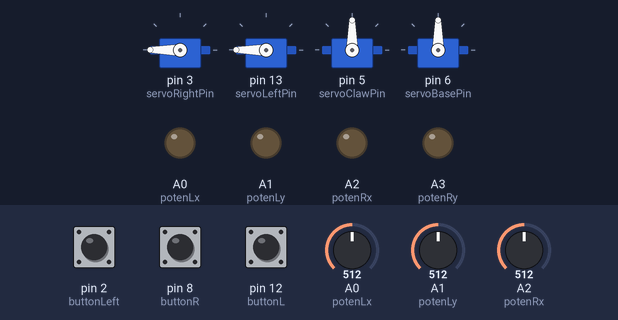
This sketch was run on a simulated Arduino Uno, built with avr-gcc and run on an emulated ATmega328P. Parts: 4 × servo, output pins drawn as LEDs (lit = HIGH). Inputs (shaded band) come from the test bench; at power-on: pin 8 (buttonR) LOW, pin 12 (buttonL) LOW, A0 (potenLx) = 512, A2 (potenRx) = 512, pin 2 (buttonLeft) LOW, A1 (potenLy) = 512.

Above: at 1.2 s.
1.3 s: pin 8 (buttonR) pulled HIGH for 1 s
At 1.7 s:
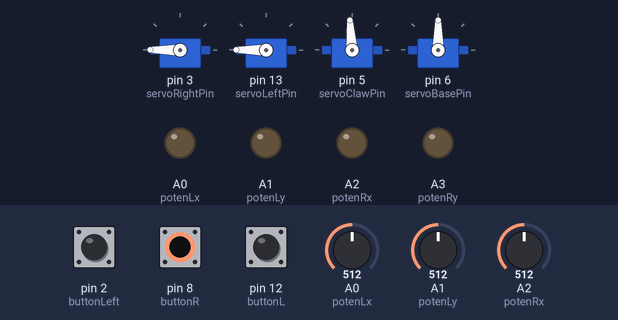
3.8 s: pin 12 (buttonL) pulled HIGH for 3.2 s
At 8.0 s:
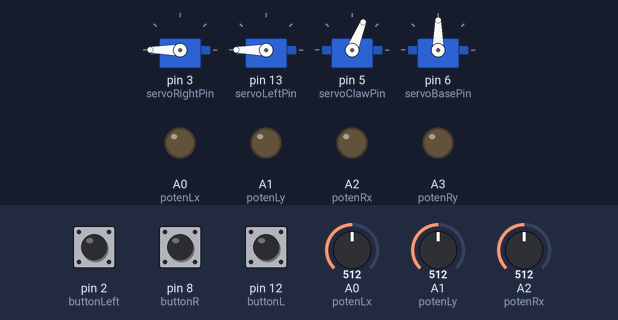
8.5 s: A0 (potenLx) set to 306
At 9.0 s:
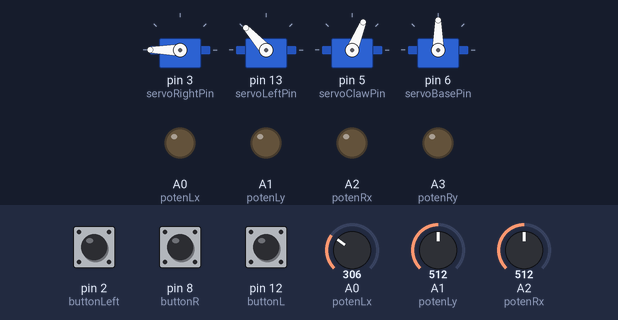
10.1 s: A2 (potenRx) set to 306
At 11.1 s:
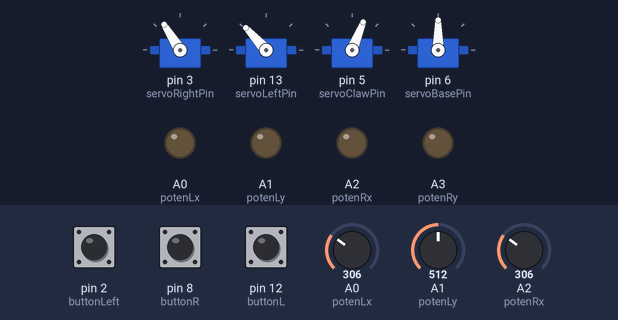
11.8 s: pin 2 (buttonLeft) pulled HIGH for 0.15 s
At 13.5 s:
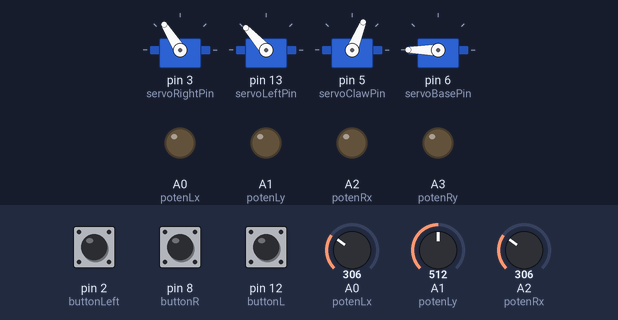
13.8 s: A0 (potenLx) set to 122
At 14.9 s:
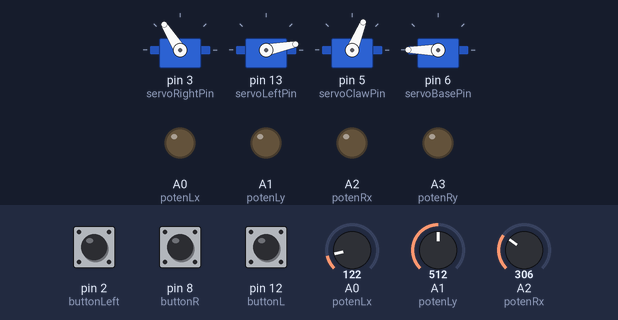
Timing chart, 0 to 16.4 s (numbered marks = the images above; inputs shaded):
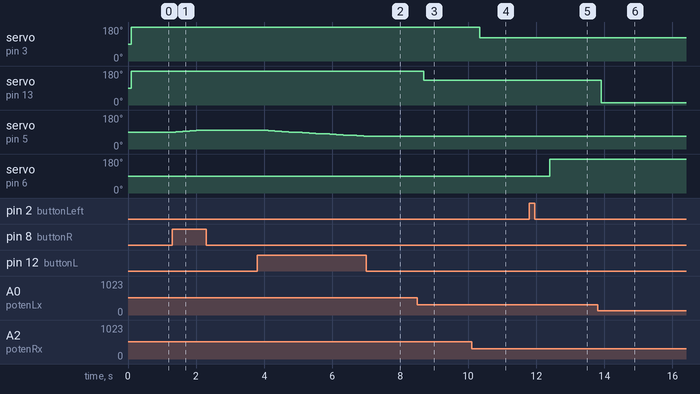

Measured:
- after the input at 1.3 s, servo on pin 5 (servoClawPin): moves from 90° to 100° over 0.80 s, starting after 0.11 s
- after the input at 3.8 s, servo on pin 5 (servoClawPin): moves from 100° to 68° over 3.0 s, starting after 0.12 s
- after the input at 8.5 s, servo on pin 13 (servoLeftPin): 180° → 132° after 0.19 s
- after the input at 10.1 s, servo on pin 3 (servoRightPin): 180° → 122° after 0.24 s
- after the input at 11.8 s, servo on pin 6 (servoBasePin): 90° → 180° after 0.60 s
- after the input at 13.8 s, servo on pin 13 (servoLeftPin): 132° → 11° after 0.10 s

The sketch:

project.ino
```cpp
#include<Servo.h>
Servo rightServo;
Servo leftServo;
Servo clawServo;
Servo baseServo;

const int servoRightPin = 3;
const int servoLeftPin = 13;
const int servoClawPin = 5;
const int servoBasePin = 6;

const int potenRx = A2;
const int potenRy = A3;
const int potenLx = A0;
const int potenLy = A1;

const int buttonL = 12;
int buttonLState = 0;
int buttonLOldState = 0;
int buttonLeft = 2;
const int buttonR = 8;
int buttonRState = 0;
int buttonROldState = 0;

int ClawPos = 90;
int ClawIncrease = 2;
int ClawReduce = -2;
int analogRy=0;
int buttonLeftRead=0;
void setup() {
  // put your setup code here, to run once:
  rightServo.attach(servoRightPin);
  leftServo.attach(servoLeftPin);
  clawServo.attach(servoClawPin);
  baseServo.attach(servoBasePin);

  pinMode(potenRx, INPUT);
  pinMode(potenRy, INPUT);
  pinMode(potenLy, INPUT);
  pinMode(potenLx, INPUT);
  pinMode(buttonL, INPUT);
  pinMode(buttonR, INPUT);
  pinMode(buttonLeft, INPUT);
  Serial.begin(9600);
  digitalWrite(buttonLeft,0);
  analogWrite(potenRx,0);
   analogWrite(potenRy,0);
    analogWrite(potenLx,0);
     analogWrite(potenLy,0);
}

void loop() {
  // put your main code here, to run repeatedly:
    //set the base with left first then control it with right
 buttonLeftRead=digitalRead(buttonLeft);
 while (buttonLeftRead == 1) {
  analogRy= analogRead(potenRy);
  delay(500);
  baseServo.write(map(analogRy, 2, 178, 0, 1023));
  delay(500);
  buttonLeftRead=digitalRead(buttonLeft);  }  //push buttt=on control of the claw

  if (digitalRead(buttonR) == 1) {
    ClawPos += ClawIncrease;
    delay(50);
  }
  if (digitalRead(buttonL) == 1) {
    ClawPos += ClawReduce;
    delay(50);
  }
  clawServo.write(ClawPos);
  //joystick control of the arm/body
  int  cursorRightReadx = analogRead(potenRx);
  int cursorLeftReadx = analogRead(potenLx);
  int cursorLeftReady = analogRead(potenLy);
  delay(100);
  rightServo.write(map(cursorRightReadx, 10, 178, 0, 1023));
  leftServo.write(map(cursorLeftReadx, 26, 176, 0, 1023));
delay(50);
}
```
